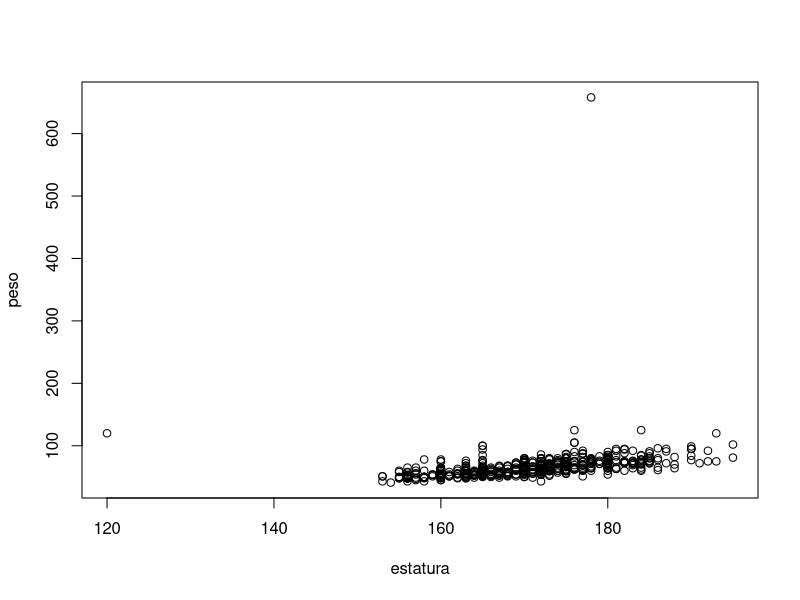
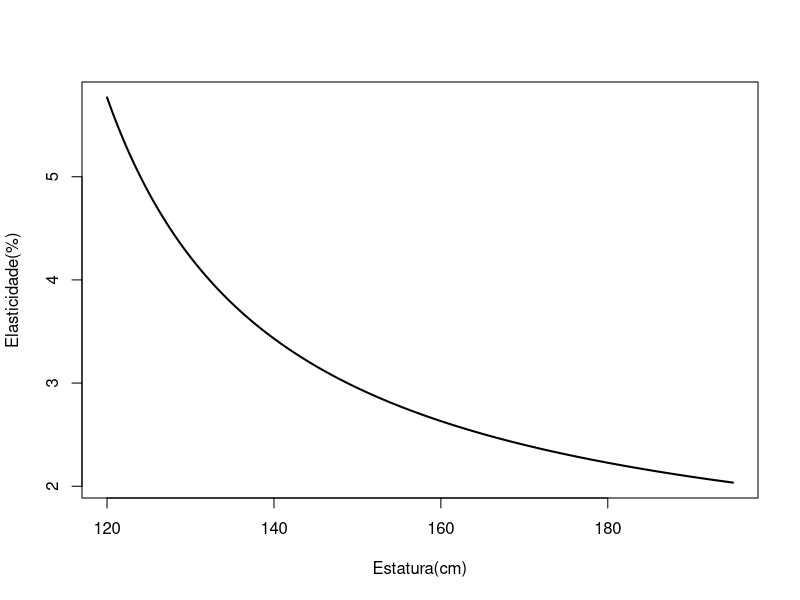

The R source for these figures, in order:
library (readxl)

dados <- readxl::read_excel("./Biometria_qst.xls")

with(dados,plot(estatura,peso))

# Ha valores de peso e estatura com a string "NA" (em vez do NA, not available)
dados$peso[dados$peso=="NA"] <- NA
dados$estatura[dados$estatura=="NA"] <- NA
# Por causa destes textos "NA", as variáveis tornaram-se character
print(str(dados))
# Para regressão, precisamos converter em números
dados$peso <- as.numeric(dados$peso)
dados$estatura <- as.numeric(dados$estatura)

modelo <- lm(peso~estatura, data=dados, na.action = na.exclude)
reg <- summary(modelo)
print(reg)

min.estatura <- min(dados$estatura,na.rm=TRUE)
max.estatura <- max(dados$estatura,na.rm=TRUE)
ve <- seq(min.estatura,max.estatura,length.out = 10000)
vd <- reg$coefficients[1,1] + reg$coefficients[2,1] * ve
elasticidade = reg$coefficients[2,1] * (ve/vd)

plot(ve,elasticidade,
     xlab="Estatura(cm)", ylab="Elasticidade(%)",
     lwd=2,type="l")

# elasticidade no centroide
m.ve <- mean(dados$estatura,na.rm=TRUE)
m.vd <- mean(dados$peso,na.rm=TRUE)
m.elasticidade = reg$coefficients[2,1] * (m.ve/m.vd)

cat("Elasticidade:
")
cat(" - minimo: ",min(elasticidade),"
",sep="")
cat(" - maximo: ",max(elasticidade),"
",sep="")
cat(" - medio: ",mean(elasticidade),"
",sep="")
cat(" - centroide: ",m.elasticidade,"
",sep="")

# # Há um dado claramente incorreto, peso de 658 kg; 
# # pode ser melhor eliminar (não afeta esta questão)
# dados$estatura[dados$estatura==658] <- NA
# # Há também uma pessoa com 1.2m e 120 quilos de peso
# # a estatura é possível, mas o mais provável é que tenham
# # digitado o peso de 120kg e a altura de 120cm por engano
# # pode ser melhor eliminar (não afeta esta questão)
# dados$peso[dados$peso==120 & dados$estatura==120] <- NA
# # note que usei peso e estatura, senão eliminarei outros
# # com peso de 120kg legitimamente 
# # (muda o gráfico mas nao afeta a resposta desta questao)
# 
# modelo <- lm(peso~estatura, data=dados, na.action = na.exclude)
# reg <- summary(modelo)
# print(reg)
# 
# min.estatura <- min(dados$estatura,na.rm=TRUE)
# max.estatura <- max(dados$estatura,na.rm=TRUE)
# ve <- seq(min.estatura,max.estatura,length.out = 10000)
# vd <- reg$coefficients[1,1] + reg$coefficients[2,1] * ve
# elasticidade = reg$coefficients[2,1] * (ve/vd)
# 
# plot(ve,elasticidade,
#      xlab="Estatura(cm)", ylab="Elasticidade(%)",
#      lwd=2,type="l")
# 
# # elasticidade no centroide
# m.ve <- mean(dados$estatura,na.rm=TRUE)
# m.vd <- mean(dados$peso,na.rm=TRUE)
# m.elasticidade = reg$coefficients[2,1] * (m.ve/m.vd)
# 
# cat("Elasticidade:
# ")
# cat(" - minimo: ",min(elasticidade),"
# ",sep="")
# cat(" - maximo: ",max(elasticidade),"
# ",sep="")
# cat(" - medio: ",mean(elasticidade),"
# ",sep="")
# cat(" - centroide: ",m.elasticidade,"
# ",sep="")
